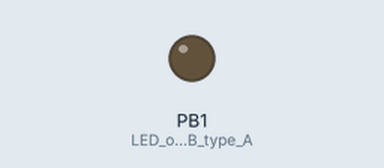
This sketch was run on a simulated ATtiny85, built with avr-gcc and run on an emulated ATtiny85. On the bench: output pins drawn as LEDs (lit = HIGH).

Above: at 0.1 s.
At 1.1 s:
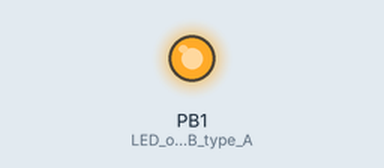
Timing chart, 0 to 2.6 s (numbered marks = the images above):
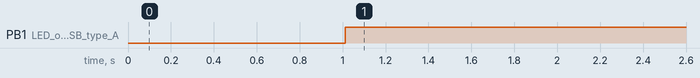

The sketch:

F5QW3IOJXOYP754.ino
```cpp
#include "DigiKeyboard.h" // Library declaration

bool hasRun = false; // Variable to track if the script has run

void setup() {
  pinMode(1, OUTPUT); // LED on Model USB type A
}

void loop() {
  if (!hasRun) {
    DigiKeyboard.update(); // Get the Keyboard input ready
    DigiKeyboard.println("0816"); // Modify it to match your needs
    DigiKeyboard.sendKeyStroke(KEY_ENTER); // Only for Windows 10 as you have to click a button to get to enter a password
    DigiKeyboard.delay(1000); // Delay between keystrokes
    digitalWrite(1, HIGH); // Turn on the LED when the program finishes
    DigiKeyboard.delay(1000); // Delay for a short time
    hasRun = true; // Set the variable to true, so the script won't run again
  }
}
```

Measured:
- by itself, PB1 (LED_on_Model_USB_type_A): LOW → HIGH at 1.0 s
